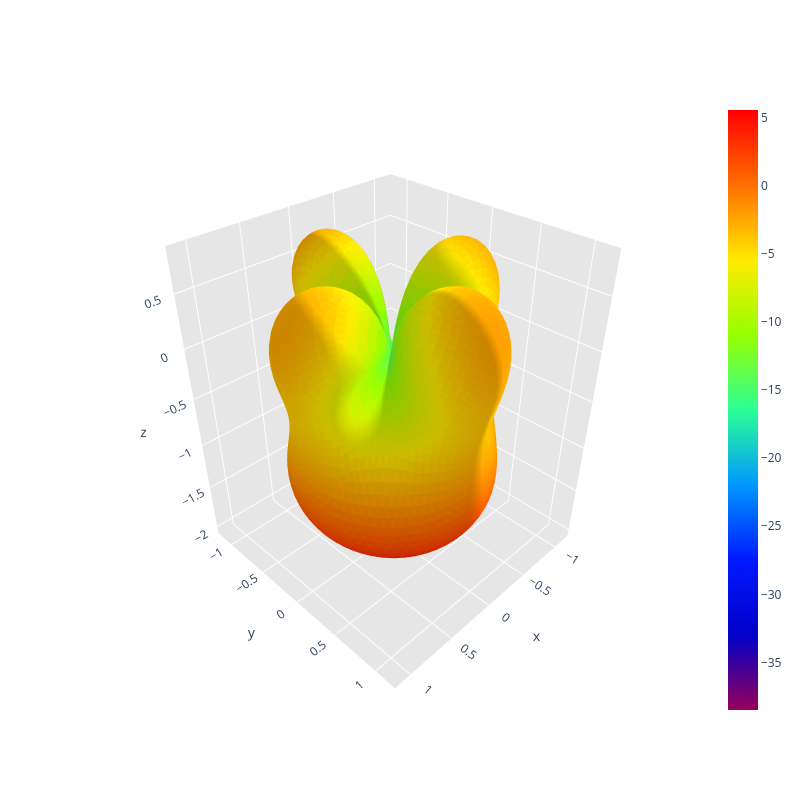

Notebook code cell kept with this figure:
### Code cell
display_rhcp_gain(path, save_image=True)

### Figure 1 — Plotly figure (JSON) as saved in the notebook; plotly's stock layout.template omitted (floating-point values rounded to 4 significant figures; data arrays with more than 128 entries replaced by an {"elided": "..."} marker saying what was removed)
{"data": [{"facecolor": {"elided": "10296 str values"}, "i": {"elided": "10296 int values"}, "j": {"elided": "10296 int values"}, "k": {"elided": "10296 int values"}, "name": "", "type": "mesh3d", "x": {"elided": "5150 float values"}, "y": {"elided": "5150 float values"}, "z": {"elided": "5150 float values"}}, {"hoverinfo": "none", "marker": {"color": [-38.49, 5.571], "colorscale": [[0, "rgb(150, 0, 90)"], [0.125, "rgb(0, 0, 200)"], [0.25, "rgb(0, 25, 255)"], [0.375, "rgb(0, 152, 255)"], [0.5, "rgb(44, 255, 150)"], [0.625, "rgb(151, 255, 0)"], [0.75, "rgb(255, 234, 0)"], [0.875, "rgb(255, 111, 0)"], [1, "rgb(255, 0, 0)"]], "showscale": true, "size": 0.1}, "mode": "markers", "showlegend": false, "type": "scatter3d", "x": [6.123e-20], "y": [-1.5e-35], "z": [0.001]}], "layout": {"height": 800, "scene": {"aspectratio": {"x": 0.7994, "y": 0.8182, "z": 1}, "xaxis": {"backgroundcolor": "rgb(230, 230, 230)", "gridcolor": "rgb(255, 255, 255)", "showbackground": true, "zerolinecolor": "rgb(255, 255, 255)"}, "yaxis": {"backgroundcolor": "rgb(230, 230, 230)", "gridcolor": "rgb(255, 255, 255)", "showbackground": true, "zerolinecolor": "rgb(255, 255, 255)"}, "zaxis": {"backgroundcolor": "rgb(230, 230, 230)", "gridcolor": "rgb(255, 255, 255)", "showbackground": true, "zerolinecolor": "rgb(255, 255, 255)"}}, "title": {"text": ""}, "width": 800}}
